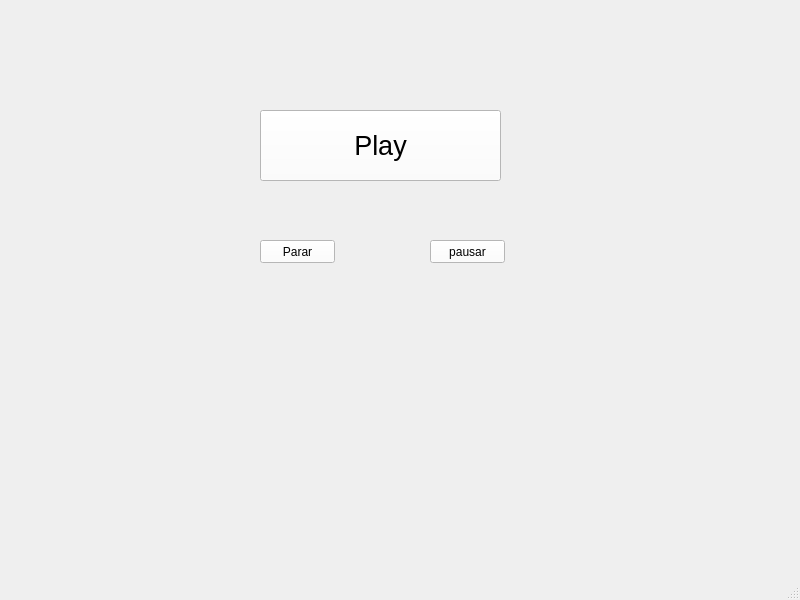
<?xml version="1.0" encoding="UTF-8"?>
<ui version="4.0">
 <class>MainWindow</class>
 <widget class="QMainWindow" name="MainWindow">
  <property name="geometry">
   <rect>
    <x>0</x>
    <y>0</y>
    <width>800</width>
    <height>600</height>
   </rect>
  </property>
  <property name="windowTitle">
   <string>MainWindow</string>
  </property>
  <widget class="QWidget" name="centralwidget">
   <widget class="QPushButton" name="pushButton_play">
    <property name="geometry">
     <rect>
      <x>260</x>
      <y>110</y>
      <width>241</width>
      <height>71</height>
     </rect>
    </property>
    <property name="font">
     <font>
      <pointsize>20</pointsize>
     </font>
    </property>
    <property name="styleSheet">
     <string notr="true">background-color: #fff;</string>
    </property>
    <property name="text">
     <string>Play</string>
    </property>
   </widget>
   <widget class="QPushButton" name="pushButton_parar">
    <property name="geometry">
     <rect>
      <x>260</x>
      <y>240</y>
      <width>75</width>
      <height>23</height>
     </rect>
    </property>
    <property name="styleSheet">
     <string notr="true">background-color: #fff;</string>
    </property>
    <property name="text">
     <string>Parar</string>
    </property>
   </widget>
   <widget class="QPushButton" name="pushButton_pausar">
    <property name="geometry">
     <rect>
      <x>430</x>
      <y>240</y>
      <width>75</width>
      <height>23</height>
     </rect>
    </property>
    <property name="styleSheet">
     <string notr="true">background-color: #fff;</string>
    </property>
    <property name="text">
     <string>pausar</string>
    </property>
   </widget>
  </widget>
  <widget class="QMenuBar" name="menubar">
   <property name="geometry">
    <rect>
     <x>0</x>
     <y>0</y>
     <width>800</width>
     <height>21</height>
    </rect>
   </property>
  </widget>
  <widget class="QStatusBar" name="statusbar"/>
 </widget>
 <resources/>
 <connections/>
</ui>
